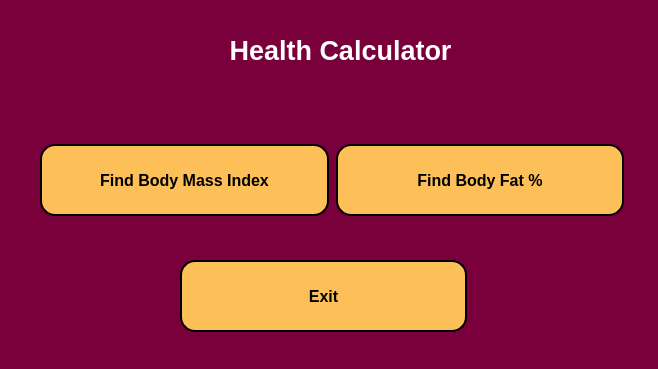
<?xml version="1.0" encoding="UTF-8"?>
<ui version="4.0">
 <class>MainWindow</class>
 <widget class="QMainWindow" name="MainWindow">
  <property name="geometry">
   <rect>
    <x>0</x>
    <y>0</y>
    <width>658</width>
    <height>369</height>
   </rect>
  </property>
  <property name="windowTitle">
   <string>Health Calculator</string>
  </property>
  <property name="styleSheet">
   <string notr="true">background-color: rgb(122, 0, 60);</string>
  </property>
  <widget class="QWidget" name="centralwidget">
   <widget class="QLabel" name="label">
    <property name="geometry">
     <rect>
      <x>0</x>
      <y>10</y>
      <width>681</width>
      <height>81</height>
     </rect>
    </property>
    <property name="text">
     <string>&lt;html&gt;&lt;head/&gt;&lt;body&gt;&lt;p align=&quot;center&quot;&gt;&lt;span style=&quot; font-size:20pt; font-weight:600; color:#ffffff;&quot;&gt;Health Calculator&lt;/span&gt;&lt;/p&gt;&lt;/body&gt;&lt;/html&gt;</string>
    </property>
   </widget>
   <widget class="QWidget" name="layoutWidget">
    <property name="geometry">
     <rect>
      <x>40</x>
      <y>110</y>
      <width>584</width>
      <height>141</height>
     </rect>
    </property>
    <layout class="QGridLayout" name="gridLayout">
     <property name="sizeConstraint">
      <enum>QLayout::SetDefaultConstraint</enum>
     </property>
     <property name="spacing">
      <number>7</number>
     </property>
     <item row="0" column="1">
      <widget class="QPushButton" name="bf_btn">
       <property name="font">
        <font>
         <pointsize>12</pointsize>
         <weight>75</weight>
         <bold>true</bold>
        </font>
       </property>
       <property name="cursor">
        <cursorShape>PointingHandCursor</cursorShape>
       </property>
       <property name="styleSheet">
        <string notr="true">background-color: rgb(253, 191, 87);
height: 60px;
border-style: outset;
border-width: 2px;
border-radius: 15px;
border-color: black;
padding: 4px;</string>
       </property>
       <property name="text">
        <string>Find Body Fat %</string>
       </property>
       <property name="icon">
        <iconset>
         <normaloff>../../images/bfat.png</normaloff>../../images/bfat.png</iconset>
       </property>
       <property name="iconSize">
        <size>
         <width>35</width>
         <height>35</height>
        </size>
       </property>
      </widget>
     </item>
     <item row="0" column="0">
      <widget class="QPushButton" name="bmi_btn">
       <property name="enabled">
        <bool>true</bool>
       </property>
       <property name="baseSize">
        <size>
         <width>0</width>
         <height>0</height>
        </size>
       </property>
       <property name="font">
        <font>
         <pointsize>12</pointsize>
         <weight>75</weight>
         <bold>true</bold>
        </font>
       </property>
       <property name="cursor">
        <cursorShape>PointingHandCursor</cursorShape>
       </property>
       <property name="styleSheet">
        <string notr="true">background-color: rgb(253, 191, 87);
height: 60px;
border-style: outset;
border-width: 2px;
border-radius: 15px;
border-color: black;
padding: 4px;</string>
       </property>
       <property name="text">
        <string>Find Body Mass Index</string>
       </property>
       <property name="icon">
        <iconset>
         <normaloff>../../images/bmi.png</normaloff>../../images/bmi.png</iconset>
       </property>
       <property name="iconSize">
        <size>
         <width>30</width>
         <height>30</height>
        </size>
       </property>
      </widget>
     </item>
    </layout>
   </widget>
   <widget class="QPushButton" name="exit_btn">
    <property name="geometry">
     <rect>
      <x>180</x>
      <y>260</y>
      <width>287</width>
      <height>72</height>
     </rect>
    </property>
    <property name="sizePolicy">
     <sizepolicy hsizetype="Minimum" vsizetype="Fixed">
      <horstretch>0</horstretch>
      <verstretch>0</verstretch>
     </sizepolicy>
    </property>
    <property name="font">
     <font>
      <pointsize>12</pointsize>
      <weight>75</weight>
      <bold>true</bold>
     </font>
    </property>
    <property name="cursor">
     <cursorShape>PointingHandCursor</cursorShape>
    </property>
    <property name="styleSheet">
     <string notr="true">background-color: rgb(253, 191, 87);
height: 60px;
border-style: outset;
border-width: 2px;
border-radius: 15px;
border-color: black;
padding: 4px;</string>
    </property>
    <property name="text">
     <string>Exit</string>
    </property>
    <property name="shortcut">
     <string>Esc</string>
    </property>
   </widget>
  </widget>
  <widget class="QStatusBar" name="statusbar"/>
 </widget>
 <resources/>
 <connections/>
</ui>
